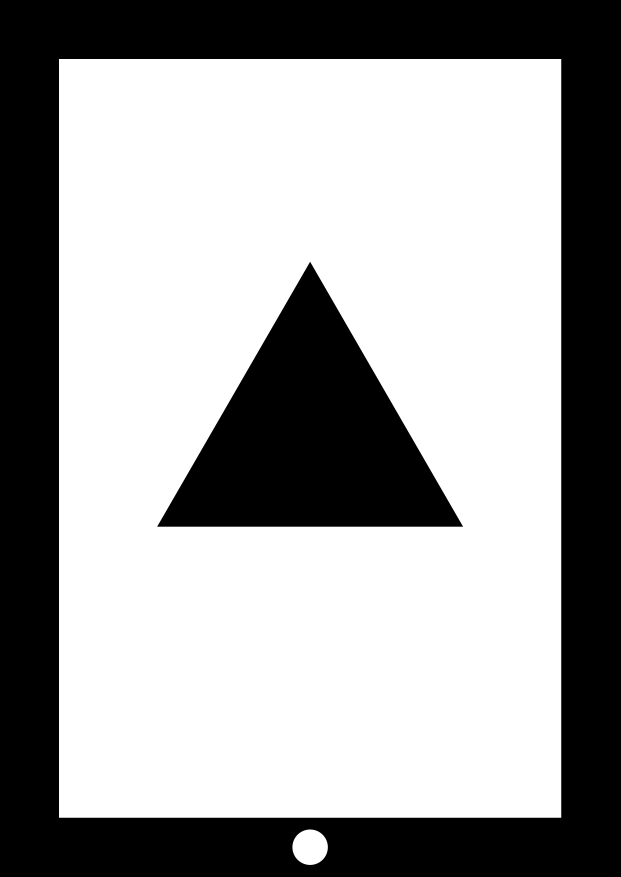
#> input picture dataset_nuedc_2025_v2/1_single/target_003.png, 2481 x 3507 px, found by its file name (shown at 1/4 size)
$ python debug_single.py
#> lines starting #> are read from the running program, lines starting #| are printed output that depends on the picture; after the words box and inside, x2 and y2 are one past the last pixel; in counts of white or black regions, pixels touching at a corner belong together
### src/phase3/test_detect.py
"""
Phase 3a — 离线图形检测测试

功能：读图片文件 → 文档扫描管线（找四边形→透视矫正→检测图形）→ 保存结果
不依赖树莓派、不依赖摄像头，Windows 本地直接跑。

用法：
    python src/phase3/test_detect.py tests/test_images/shapes/square.png
    python src/phase3/test_detect.py --dir tests/test_images/shapes/

输出：
    outputs/detect_<原文件名>.jpg  （画上检测框的结果图）
    终端打印：形状类型、像素尺寸、检测坐标
"""

import argparse
import logging
import sys
from pathlib import Path
from typing import Optional, Tuple

import cv2
import numpy as np
try:
    from .digit_recognition import extract_digit_from_square, recognize_digit, generate_templates
except ImportError:
    from digit_recognition import extract_digit_from_square, recognize_digit

logging.basicConfig(level=logging.INFO, format="[%(levelname)s] %(message)s")
logger = logging.getLogger(__name__)

# ── 检测参数（与 screen_measure.py 保持一致）──
MIN_SHAPE_AREA = 15000  # ~122px, 覆盖多正方形中最小的 1.5in 正方形


# ═══════════════════════════════════════════════════
# 检测管线（从 screen_measure.py 抽取，纯 OpenCV）
# ═══════════════════════════════════════════════════
def find_document_region(gray: np.ndarray) -> Optional[np.ndarray]:
    # OTSU 二值化 → 直接找黑色边框区域（比 Canny 更适合厚边框合成图像）
    _, binary = cv2.threshold(gray, 0, 255, cv2.THRESH_BINARY_INV + cv2.THRESH_OTSU)
    contours, hierarchy = cv2.findContours(binary, cv2.RETR_TREE, cv2.CHAIN_APPROX_SIMPLE)
    if not contours:
        return None
    ranked = sorted(contours, key=cv2.contourArea, reverse=True)[:10]
    h, w = gray.shape
    min_area = (w * h) * 0.05
    dbg_quad = sum(1 for c in ranked if len(cv2.approxPolyDP(c, 0.02*cv2.arcLength(c,True), True))==4)
    logger.info("DEBUG: 总轮廓=%d 四边形候选=%d 最大面积=%.0f min=%.0f",
                len(contours), dbg_quad, cv2.contourArea(ranked[0]) if ranked else 0, min_area)
    for c in ranked:
        area = cv2.contourArea(c)
        if area < min_area:
            continue
        peri = cv2.arcLength(c, True)
        approx = cv2.approxPolyDP(c, 0.02 * peri, True)
        if len(approx) == 4:
            pts = approx.reshape(4, 2).astype(np.float32)
            xs, ys = pts[:, 0], pts[:, 1]
            ww, hh = max(xs) - min(xs), max(ys) - min(ys)
            if min(ww, hh) <= 0:
                continue
            ratio = max(ww, hh) / min(ww, hh)
            if not (0.9 < ratio < 2.5):
                continue
            # 角点内缩黑边框验证
            centroid = pts.mean(axis=0)
            vectors = centroid - pts
            dists = np.linalg.norm(vectors, axis=1)
            shrink = np.minimum(dists * 0.05, 20)
            scaled = np.zeros_like(vectors)
            nonzero = dists > 0
            scaled[nonzero] = vectors[nonzero] / dists[nonzero, np.newaxis]
            sample_pts = pts + scaled * shrink[:, np.newaxis]
            sample_pts = np.clip(sample_pts.astype(int), 0, [w - 1, h - 1])
            all_dark = all(gray[sy, sx] <= 80 for sx, sy in sample_pts)
            if not all_dark:
                continue

            # [验证3] 边框中点内缩验证：四边中点向重心缩→检查是否全黑
            ordered = order_points(pts)
            midpoints = []
            for k in range(4):
                p1 = ordered[k]
                p2 = ordered[(k + 1) % 4]
                midpoints.append(((p1 + p2) / 2.0))
            midpoints = np.array(midpoints)
            mp_vectors = centroid - midpoints
            mp_dists = np.linalg.norm(mp_vectors, axis=1)
            mp_shrink = np.minimum(mp_dists * 0.03, 15)  # 边中点缩进更保守
            mp_scaled = np.zeros_like(mp_vectors)
            mp_nz = mp_dists > 0
            mp_scaled[mp_nz] = mp_vectors[mp_nz] / mp_dists[mp_nz, np.newaxis]
            mp_samples = np.clip((midpoints + mp_scaled * mp_shrink[:, np.newaxis]).astype(int), 0, [w-1, h-1])
            edges_dark = all(gray[sy, sx] <= 80 for sx, sy in mp_samples)
            if edges_dark:
                return approx.astype(np.float32)
    return None


def order_points(pts: np.ndarray) -> np.ndarray:
    rect = np.zeros((4, 2), dtype="float32")
    s = pts.sum(axis=1)
    rect[0], rect[2] = pts[np.argmin(s)], pts[np.argmax(s)]
    diff = np.diff(pts, axis=1)
    rect[1], rect[3] = pts[np.argmin(diff)], pts[np.argmax(diff)]
    return rect


def four_point_transform(frame: np.ndarray, corners: np.ndarray) -> np.ndarray:
    rect = order_points(corners.reshape(4, 2))
    (tl, tr, br, bl) = rect
    width_top = np.linalg.norm(tr - tl)
    width_bot = np.linalg.norm(br - bl)
    width_left = np.linalg.norm(bl - tl)
    width_right = np.linalg.norm(br - tr)
    max_w = max(int(width_top), int(width_bot))
    max_h = max(int(width_left), int(width_right))
    dst = np.array([[0, 0], [max_w - 1, 0], [max_w - 1, max_h - 1], [0, max_h - 1]], dtype="float32")
    M = cv2.getPerspectiveTransform(rect, dst)
    return cv2.warpPerspective(frame, M, (max_w, max_h))


def classify_contour(contour: np.ndarray, area: float = 0) -> dict:
    """独占通道分类——每个图形只依赖一个凸包不变量。"""
    hull = cv2.convexHull(contour)
    hull_area = cv2.contourArea(hull)
    if area <= 0:
        area = cv2.contourArea(contour)

    peri_hull = cv2.arcLength(hull, True)
    approx = cv2.approxPolyDP(hull, 0.03 * peri_hull, True)
    circularity = (4 * np.pi * hull_area) / (peri_hull * peri_hull) if peri_hull > 0 else 0

    rect = cv2.minAreaRect(hull)
    rw, rh = rect[1]
    size = max(rw, rh)
    aspect = min(rw, rh) / max(rw, rh) if max(rw, rh) > 0 else 0
    rect_ratio = hull_area / (rw * rh) if rw * rh > 0 else 0

    # Layer 1: 圆 — circularity 独占（正方理论上限 0.785）
    if circularity > 0.82:
        stype = "circle"
    # Layer 2: 三角 — 顶点数独占（凸包不改变拓扑）
    elif len(approx) == 3:
        stype = "triangle"
    # Layer 3: 正方 — 几何兜底 + 松凸包安全网
    elif (aspect > 0.80 and rect_ratio > 0.80) or len(approx) <= 5:
        stype = "square"
    else:
        stype = "polygon"

    box = np.intp(cv2.boxPoints(rect))
    return {"type": stype, "size_px": size, "contour": contour, "box": box, "area": area}


# [77 lines left out: function split_by_convexity_defects, not called in this run]


def detect_shape(frame: np.ndarray) -> Tuple[bool, Optional[np.ndarray], list, Optional[np.ndarray]]:
    """返回 (found, doc_box, pixel_size, shape_type, warped_img)。"""
    # 统一缩放到最大 1200px（消除高 DPI 厚边框双边缘问题）
    h, w = frame.shape[:2]
    if max(h, w) > 1200:
        scale = 1200.0 / max(h, w)
        frame = cv2.resize(frame, (int(w * scale), int(h * scale)))

    # CLAHE
    lab = cv2.cvtColor(frame, cv2.COLOR_BGR2LAB)
    l, a, b = cv2.split(lab)
    clahe = cv2.createCLAHE(clipLimit=2.0, tileGridSize=(8, 8))
    l = clahe.apply(l)
    gray = cv2.cvtColor(cv2.cvtColor(cv2.merge([l, a, b]), cv2.COLOR_LAB2BGR), cv2.COLOR_BGR2GRAY)

    doc_corners = find_document_region(gray)
    if doc_corners is None:
        return False, None, None, "", None

    warped = four_point_transform(frame, doc_corners)
    warped_gray = cv2.cvtColor(warped, cv2.COLOR_BGR2GRAY)

    # 裁掉边框区（外圈 20%），只在中心区域找图形
    h2, w2 = warped_gray.shape
    margin = int(min(h2, w2) * 0.20)
    center = warped_gray[margin:h2-margin, margin:w2-margin]
    _, binary = cv2.threshold(center, 0, 255, cv2.THRESH_BINARY_INV + cv2.THRESH_OTSU)
    contours, hierarchy = cv2.findContours(binary, cv2.RETR_TREE, cv2.CHAIN_APPROX_SIMPLE)
    if not contours:
        return False, None, [], warped

    # 对所有合格轮廓分类，polygon 尝试凹点分割
    shapes = []
    for c in contours:
        area = cv2.contourArea(c)
        if area < MIN_SHAPE_AREA:
            continue
        stp = classify_contour(c, area)
        if not stp:
            continue
        # polygon → 尝试凹点分割 → 子轮廓重分类
        if stp["type"] == "polygon":
            subs = split_by_convexity_defects(c)
            if len(subs) >= 2:
                for sc in subs:
                    sa = cv2.contourArea(sc)
                    if sa < MIN_SHAPE_AREA:
                        continue
                    sstp = classify_contour(sc, sa)
                    if sstp:
                        shapes.append(sstp)
                continue  # 成功分割=跳过原 polygon
        shapes.append(stp)

    if not shapes:
        return False, None, [], warped

    # 对正方形尝试数字识别（用连通域法提取孔洞）
    for s in shapes:
        if s["type"] == "square":
            digit_region = extract_digit_from_square(binary, s["contour"], hierarchy, 0)
            if digit_region is not None:
                digit, conf = recognize_digit(digit_region)
                if conf > 0.3:
                    s["digit"] = digit
                    s["digit_conf"] = round(conf, 2)
                    s["digit_conf"] = round(conf, 2)
                    s["digit_conf"] = round(conf, 2)

    # 取最大图形的外接框作为整体检测框
    largest = max(shapes, key=lambda s: s["size_px"])
    box = np.intp(cv2.boxPoints(cv2.minAreaRect(largest["contour"])))
    return True, box, shapes, warped


# ═══════════════════════════════════════════════════
# 主函数
# ═══════════════════════════════════════════════════
DATASET_DIR = "D:/Pi/sy2/ai_harness_framework/exam/dataset_nuedc_2025_v2"


# [66 lines left out: functions process_image, main, not called in this run]


# [2 lines that do not run on import are left out]

### tests/debug_single.py
import cv2, sys, numpy as np
sys.path.insert(0, '.')
from src.phase3.test_detect import detect_shape

img = cv2.imread('D:/Pi/sy2/ai_harness_framework/exam/dataset_nuedc_2025_v2/1_single/target_003.png')
#> img is the input picture: shape (3507, 2481, 3); min 0, max 255, mean 160.2
h,w = img.shape[:2]; s = 1200/max(h,w); img = cv2.resize(img,(int(w*s),int(h*s)))
#> after `h, w = img.shape[:2]`: h = 3507; w = 2481
#> after `s = 1200 / max(h, w)`: s = 0.342
found, box, shapes, warped = detect_shape(img)
#> in detect_shape, `lab = cv2.cvtColor(frame, cv2.COLOR_BGR2LAB)`: lab: shape (1200, 848, 3); mean of channels 0, 1, 2 159.9, 128, 128
#> in detect_shape, `l, a, b = cv2.split(lab)`: a: shape (1200, 848); every value is 128
#> in find_document_region, `_, binary = cv2.threshold(gray, 0, 255, cv2.THRESH_BINARY_INV + cv2.TH..`:
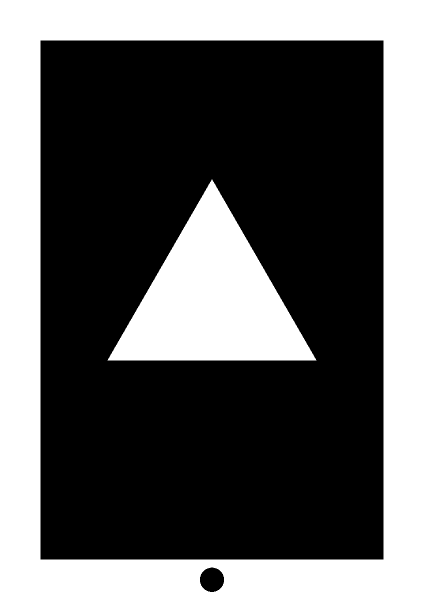
#> binary: shape (1200, 848) (shown at 1/2 size); 37.3% white; 2 white regions
#> in find_document_region, `contours, hierarchy = cv2.findContours(binary, cv2.RETR_TREE, cv2.CHAI..`: contours = 4 contours; box (x1, y1, x2, y2) and area: (0, 0, 848, 1200) 1015553, (80, 80, 768, 1120) 713791, (215, 359, 633, 721) 75325, (399, 1134, 449, 1185) 1908
#> in find_document_region, `ranked = sorted(contours, key=cv2.contourArea, reverse=True)[:10]`: ranked has the same summary as contours
#> in find_document_region, `dbg_quad = sum(1 for c in ranked if len(cv2.approxPolyDP(c, 0.02*cv2.a..`: dbg_quad = 2
#> the loop in find_document_region, `for c in ranked:` made 1 pass
#> (area, peri, pts, xs, ys, ww, hh, ratio) on pass 1: (1015553, 4092, [[0, 0], [0, 1199], [847, 1199], [847, 0]], [0, 0, 847, 847], [0, 1199, 1199, 0], 847, 1199, 1.42)
#> in detect_shape, `doc_corners = find_document_region(gray)`: doc_corners = [[0, 0], [0, 1199], [847, 1199], [847, 0]]
#> in four_point_transform, `rect = order_points(corners.reshape(4, 2))`: rect = [[0, 0], [847, 0], [847, 1199], [0, 1199]]
#> in four_point_transform, `(tl, tr, br, bl) = rect`: tl = [0, 0]; tr = [847, 0]; br = [847, 1199]; bl = [0, 1199]
#> in four_point_transform, `width_top = np.linalg.norm(tr - tl)`: width_top = 847
#> in four_point_transform, `width_left = np.linalg.norm(bl - tl)`: width_left = 1199
#> in four_point_transform, `max_w = max(int(width_top), int(width_bot))`: max_w = 847
#> in four_point_transform, `max_h = max(int(width_left), int(width_right))`: max_h = 1199
#> in four_point_transform, `dst = np.array([[0, 0], [max_w - 1, 0], [max_w - 1, max_h - 1], [0, ma..`: dst = [[0, 0], [846, 0], [846, 1198], [0, 1198]]
#> in four_point_transform, `M = cv2.getPerspectiveTransform(rect, dst)`: M = [[0.999, 0, 0], [0, 0.999, 0], [0, 0, 1]]
#> in detect_shape, `margin = int(min(h2, w2) * 0.20)`: margin = 169
#> in detect_shape, `center = warped_gray[margin:h2-margin, margin:w2-margin]`:
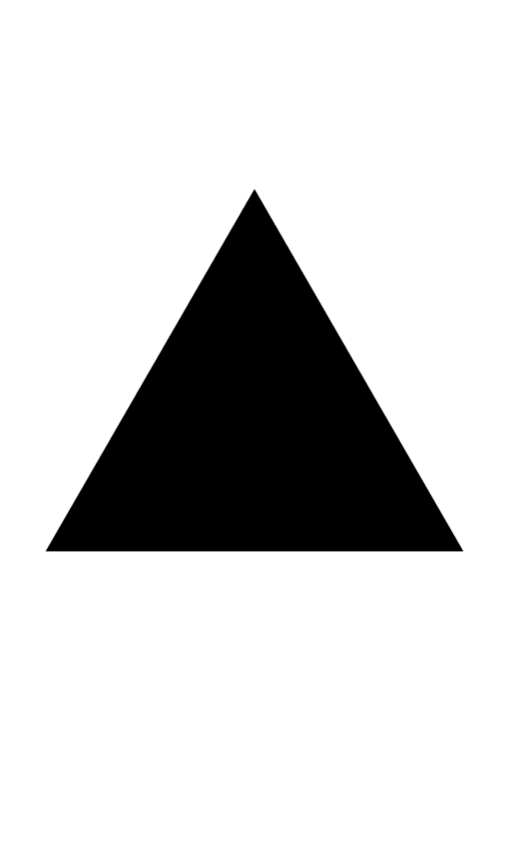
#> center: shape (861, 509); min 0, max 255, mean 210.9
#> in detect_shape, `_, binary = cv2.threshold(center, 0, 255, cv2.THRESH_BINARY_INV + cv2...`:
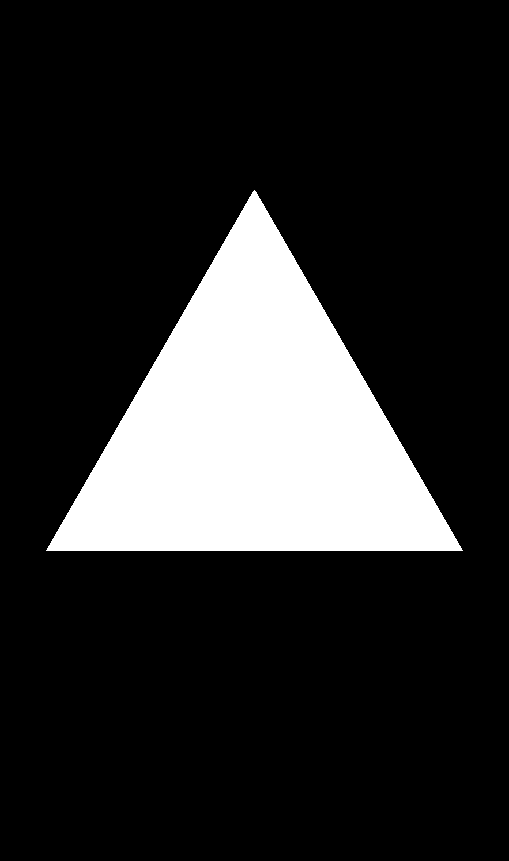
#> binary: shape (861, 509); 17.2% white; 1 white region
#> in detect_shape, `contours, hierarchy = cv2.findContours(binary, cv2.RETR_TREE, cv2.CHAI..`: contours = 1 contour; box (x1, y1, x2, y2) and area: (46, 190, 463, 551) 74999
#> the loop in detect_shape, `for c in contours:` made 1 pass
#> after the loop in detect_shape, `for c in contours:`: shapes = 1 item
#> the loop in detect_shape, `for s in shapes:` made 1 pass
#> in detect_shape, `largest = max(shapes, key=lambda s: s["size_px"])`: largest = {'type': 'triangle', 'size_px': 416, 'contour': contour of 611 points, box (x1, y1, x2, y2) (46, 190, 463, 551), area 74999, 'box': [[462, 550], [46, 550], [46, 190], [462, 190]], 'area': 74999}
#> in detect_shape, `box = np.intp(cv2.boxPoints(cv2.minAreaRect(largest["contour"])))`: box = [[462, 550], [46, 550], [46, 190], [462, 190]]
#> found = True; box = [[462, 550], [46, 550], [46, 190], [462, 190]]; shapes = 1 item
print('GT: triangle')
for s in shapes:
    c = s['contour']
    hull = cv2.convexHull(c)
    ha = cv2.contourArea(hull)
    peri = cv2.arcLength(hull, True)
    a_t = cv2.approxPolyDP(hull, 0.02*peri, True)
    a_l = cv2.approxPolyDP(hull, 0.04*peri, True)
    circ = (4*np.pi*ha)/(peri*peri) if peri>0 else 0
    rw,rh = cv2.minAreaRect(hull)[1]
    asp = min(rw,rh)/max(rw,rh) if max(rw,rh)>0 else 0
    rr = ha/(rw*rh) if rw*rh>0 else 0
    print(f'{s["type"]} {s["size_px"]:.0f}px circ={circ:.3f} tight_vx={len(a_t)} loose_vx={len(a_l)} asp={asp:.3f} rr={rr:.3f}')
#> this loop made 1 pass
#> (ha, peri, a_l, circ, rw, rh, asp, rr) on pass 1: (75366.5, 1247.7, [[462, 550], [46, 550], [254, 190]], 0.608, 360, 416, 0.865, 0.503)
#| triangle 416px circ=0.608 tight_vx=3 loose_vx=3 asp=0.865 rr=0.503
